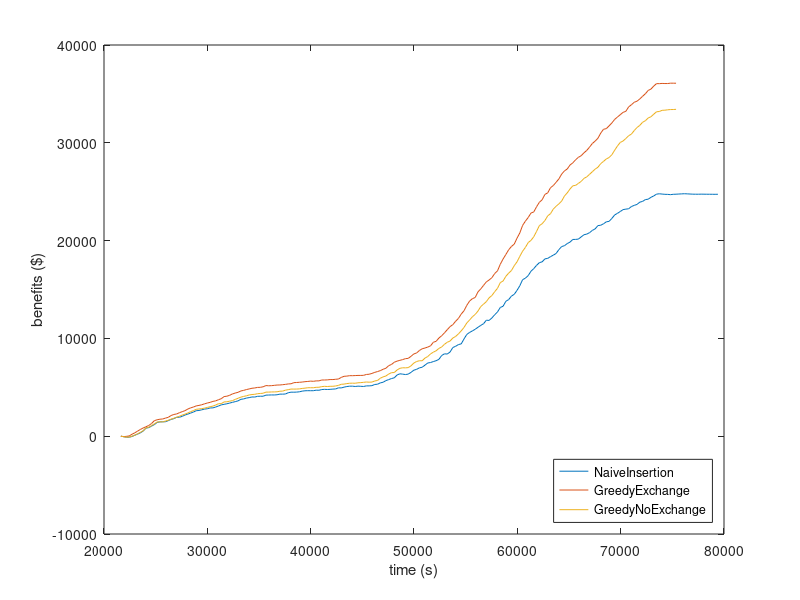

Here is the MATLAB script that generated this plot:
x0 = [21630,21900,22170,22440,22710,22980,23250,23520,23790,24060,24330,24600,24870,25140,25410,25680,25950,26220,26490,26760,27030,27300,27570,27840,28110,28380,28650,28920,29190,29460,29730,30000,30270,30540,30810,31080,31350,31620,31890,32160,32430,32700,32970,33240,33510,33780,34050,34320,34590,34860,35130,35400,35670,35940,36210,36480,36750,37020,37290,37560,37830,38100,38370,38640,38910,39180,39450,39720,39990,40260,40530,40800,41070,41340,41610,41880,42150,42420,42690,42960,43230,43500,43770,44040,44310,44580,44850,45120,45390,45660,45930,46200,46470,46740,47010,47280,47550,47820,48090,48360,48630,48900,49170,49440,49710,49980,50250,50520,50790,51060,51330,51600,51870,52140,52410,52680,52950,53220,53490,53760,54030,54300,54570,54840,55110,55380,55650,55920,56190,56460,56730,57000,57270,57540,57810,58080,58350,58620,58890,59160,59430,59700,59970,60240,60510,60780,61050,61320,61590,61860,62130,62400,62670,62940,63210,63480,63750,64020,64290,64560,64830,65100,65370,65640,65910,66180,66450,66720,66990,67260,67530,67800,68070,68340,68610,68880,69150,69420,69690,69960,70230,70500,70770,71040,71310,71580,71850,72120,72390,72660,72930,73200,73470,73740,74010,74280,74550,74820,75090,75360,75630,75900,76170,76440,76710,76980,77250,77520,77790,78060,78330,78600,78870,79140,79410];
y0 = [-0.31,-48.0,-103.42,-100.97,-28.22,98.99,214.64,344.74,529.48,831.29,875.91,1035.23,1187.25,1408.73,1464.01,1470.8,1477.31,1595.06,1716.45,1794.81,1936.51,1939.61,2034.48,2164.12,2259.59,2364.51,2468.45,2606.45,2630.52,2700.35,2770.92,2807.11,2890.89,2895.69,2985.5,3088.43,3205.49,3259.2,3316.05,3387.94,3462.81,3534.74,3613.15,3770.13,3811.42,3898.64,3946.28,4011.72,4003.78,4077.36,4087.68,4087.12,4199.91,4209.53,4219.92,4216.16,4238.19,4303.16,4299.21,4317.05,4445.36,4503.43,4499.29,4510.63,4540.93,4608.53,4645.47,4654.73,4651.91,4652.39,4706.38,4696.14,4771.46,4790.95,4776.75,4790.3,4817.32,4831.88,4947.6,4935.9,5016.55,5077.79,5116.06,5116.03,5084.04,5119.51,5102.38,5085.06,5145.32,5146.08,5168.16,5290.03,5314.44,5452.04,5517.48,5684.08,5788.67,5895.07,5969.9,6254.1,6381.14,6346.53,6304.23,6348.15,6525.67,6748.62,6836.03,6987.3,7051.0,7265.07,7486.1,7533.43,7631.31,7719.62,7857.44,8254.79,8423.16,8401.51,8609.94,9069.86,9195.06,9369.34,9439.56,9946.36,10406.77,10610.81,10764.77,10934.47,11135.54,11329.7,11501.95,11861.43,11839.27,12093.94,12419.71,12705.95,13162.71,13287.06,13796.19,13968.35,14325.71,14508.04,14912.09,15384.54,16005.65,16158.54,16418.9,16867.02,17137.96,17469.3,17743.04,17828.73,18131.31,18182.48,18360.67,18510.89,18681.03,19078.46,19391.84,19479.71,19695.53,19847.65,20118.19,20122.58,20155.63,20381.2,20599.02,20665.95,20812.76,21042.0,21201.19,21533.43,21570.75,21719.51,21919.37,21970.41,22269.7,22625.43,22787.43,22974.56,23167.24,23219.06,23254.61,23483.26,23602.24,23698.26,23931.1,24007.78,24193.52,24233.62,24425.21,24568.92,24750.52,24787.97,24758.49,24732.61,24726.47,24697.08,24735.93,24744.06,24763.22,24777.5,24792.34,24778.8,24763.3,24747.82,24743.97,24742.45,24750.25,24745.66,24741.68,24740.11,24737.25,24733.89,24738.66];
x1 = [21630,21900,22170,22440,22710,22980,23250,23520,23790,24060,24330,24600,24870,25140,25410,25680,25950,26220,26490,26760,27030,27300,27570,27840,28110,28380,28650,28920,29190,29460,29730,30000,30270,30540,30810,31080,31350,31620,31890,32160,32430,32700,32970,33240,33510,33780,34050,34320,34590,34860,35130,35400,35670,35940,36210,36480,36750,37020,37290,37560,37830,38100,38370,38640,38910,39180,39450,39720,39990,40260,40530,40800,41070,41340,41610,41880,42150,42420,42690,42960,43230,43500,43770,44040,44310,44580,44850,45120,45390,45660,45930,46200,46470,46740,47010,47280,47550,47820,48090,48360,48630,48900,49170,49440,49710,49980,50250,50520,50790,51060,51330,51600,51870,52140,52410,52680,52950,53220,53490,53760,54030,54300,54570,54840,55110,55380,55650,55920,56190,56460,56730,57000,57270,57540,57810,58080,58350,58620,58890,59160,59430,59700,59970,60240,60510,60780,61050,61320,61590,61860,62130,62400,62670,62940,63210,63480,63750,64020,64290,64560,64830,65100,65370,65640,65910,66180,66450,66720,66990,67260,67530,67800,68070,68340,68610,68880,69150,69420,69690,69960,70230,70500,70770,71040,71310,71580,71850,72120,72390,72660,72930,73200,73470,73740,74010,74280,74550,74820,75090,75360];
y1 = [-0.31,-45.06,-14.51,28.21,200.11,346.85,519.38,689.06,840.35,965.85,1097.23,1295.4,1585.55,1680.57,1737.98,1760.27,1851.52,1930.53,2113.62,2223.51,2274.84,2403.3,2509.51,2612.59,2778.29,2896.52,2982.72,3096.72,3149.07,3215.27,3311.4,3393.29,3460.31,3559.22,3615.49,3730.51,3836.46,4050.97,4090.14,4181.58,4322.85,4412.79,4486.84,4625.55,4684.53,4769.12,4832.68,4902.48,4932.84,4989.63,4997.78,5054.83,5176.84,5155.49,5169.1,5199.48,5232.1,5237.51,5267.52,5299.53,5344.3,5360.23,5474.72,5492.16,5513.4,5536.93,5575.36,5598.6,5633.95,5613.15,5655.82,5657.03,5745.31,5746.61,5758.44,5791.42,5791.29,5820.98,5848.67,6011.02,6124.21,6144.94,6189.71,6187.85,6200.13,6214.28,6215.26,6223.97,6313.92,6334.76,6420.39,6525.49,6609.7,6704.65,6843.45,6947.17,7212.67,7335.29,7561.42,7675.74,7756.29,7831.47,7929.34,7958.97,8166.56,8410.35,8507.96,8761.04,8938.76,9016.9,9112.88,9239.66,9603.51,9702.92,10036.38,10275.19,10570.11,10893.4,11205.94,11409.92,11756.24,12046.89,12485.71,12829.59,13382.48,13818.66,14062.8,14181.03,14758.21,15060.53,15421.14,15779.64,15973.88,16211.8,16633.62,16908.28,17581.48,18116.47,18581.57,19062.31,19399.3,19640.7,20247.82,20786.92,21555.26,21988.15,22361.34,22815.61,22931.96,23459.99,23913.53,24174.54,24724.89,24881.81,25409.57,25629.99,25960.3,26311.34,26798.58,27128.26,27321.91,27729.84,27951.32,28266.88,28516.7,28681.91,28978.83,29221.52,29562.52,29929.92,30173.87,30466.46,30991.21,31383.86,31447.95,31734.85,32032.51,32393.54,32636.1,32873.27,33111.98,33216.96,33669.55,33891.77,34143.66,34253.6,34484.23,34755.36,35015.06,35352.18,35492.74,35802.5,36050.75,36047.41,36071.77,36059.84,36059.77,36096.76,36095.97,36091.51];
x2 = [21630,21900,22170,22440,22710,22980,23250,23520,23790,24060,24330,24600,24870,25140,25410,25680,25950,26220,26490,26760,27030,27300,27570,27840,28110,28380,28650,28920,29190,29460,29730,30000,30270,30540,30810,31080,31350,31620,31890,32160,32430,32700,32970,33240,33510,33780,34050,34320,34590,34860,35130,35400,35670,35940,36210,36480,36750,37020,37290,37560,37830,38100,38370,38640,38910,39180,39450,39720,39990,40260,40530,40800,41070,41340,41610,41880,42150,42420,42690,42960,43230,43500,43770,44040,44310,44580,44850,45120,45390,45660,45930,46200,46470,46740,47010,47280,47550,47820,48090,48360,48630,48900,49170,49440,49710,49980,50250,50520,50790,51060,51330,51600,51870,52140,52410,52680,52950,53220,53490,53760,54030,54300,54570,54840,55110,55380,55650,55920,56190,56460,56730,57000,57270,57540,57810,58080,58350,58620,58890,59160,59430,59700,59970,60240,60510,60780,61050,61320,61590,61860,62130,62400,62670,62940,63210,63480,63750,64020,64290,64560,64830,65100,65370,65640,65910,66180,66450,66720,66990,67260,67530,67800,68070,68340,68610,68880,69150,69420,69690,69960,70230,70500,70770,71040,71310,71580,71850,72120,72390,72660,72930,73200,73470,73740,74010,74280,74550,74820,75090,75360];
y2 = [-0.31,-48.64,-100.34,-88.31,-4.03,106.02,245.03,395.58,557.46,846.63,916.14,1086.61,1254.68,1452.91,1473.67,1459.91,1552.08,1628.29,1742.99,1834.98,1933.89,2038.7,2159.21,2256.53,2372.74,2505.0,2617.48,2749.88,2782.79,2819.93,2869.75,2941.15,3016.28,3081.19,3189.03,3323.41,3328.31,3505.37,3517.39,3581.95,3637.58,3764.25,3877.34,3994.42,4068.32,4130.99,4215.08,4263.21,4284.75,4347.13,4370.8,4394.43,4507.03,4509.83,4525.37,4529.2,4541.25,4601.87,4610.3,4708.29,4756.56,4821.65,4815.71,4821.47,4838.49,4884.63,4913.63,4956.01,4957.07,4953.85,5000.32,5004.89,5069.17,5099.82,5080.77,5103.68,5104.86,5138.35,5195.84,5310.61,5325.89,5380.5,5414.41,5423.38,5415.08,5462.51,5478.09,5509.6,5542.12,5523.08,5533.84,5646.02,5698.77,5930.5,6065.08,6157.5,6354.67,6496.69,6508.62,6770.95,6939.61,6997.13,6988.67,7012.68,7197.19,7477.45,7637.53,7715.62,7714.37,7985.07,8148.05,8415.05,8592.79,8734.19,8976.86,9126.12,9400.09,9606.82,9730.51,10041.76,10201.15,10462.48,10770.55,11121.71,11581.05,11879.71,12212.61,12451.71,12792.51,13256.08,13502.37,13760.32,14151.9,14386.31,14777.99,15119.74,15704.23,15868.18,16349.45,16673.68,16940.38,17434.06,17831.56,18391.79,18915.42,19303.57,19799.12,20019.93,20396.8,20939.2,21530.69,21725.01,22055.19,22531.02,22754.78,23222.44,23510.17,23757.4,24041.85,24561.08,24880.58,25279.71,25601.58,25648.03,25850.27,26056.22,26362.96,26518.49,26778.91,27045.26,27305.95,27501.77,27871.28,28099.99,28348.61,28493.84,28783.94,29243.76,29677.16,30037.08,30182.55,30439.48,30722.31,30890.42,31250.33,31561.85,31780.39,32099.33,32256.75,32533.47,32665.02,32924.24,33172.98,33198.2,33322.32,33335.66,33374.49,33400.16,33403.01,33423.94];
plot(x0,y0,x1,y1,x2,y2);
legend('NaiveInsertion','GreedyExchange','GreedyNoExchange','location','southeast');
xlabel('time (s)');
ylabel('benefits ($)');
